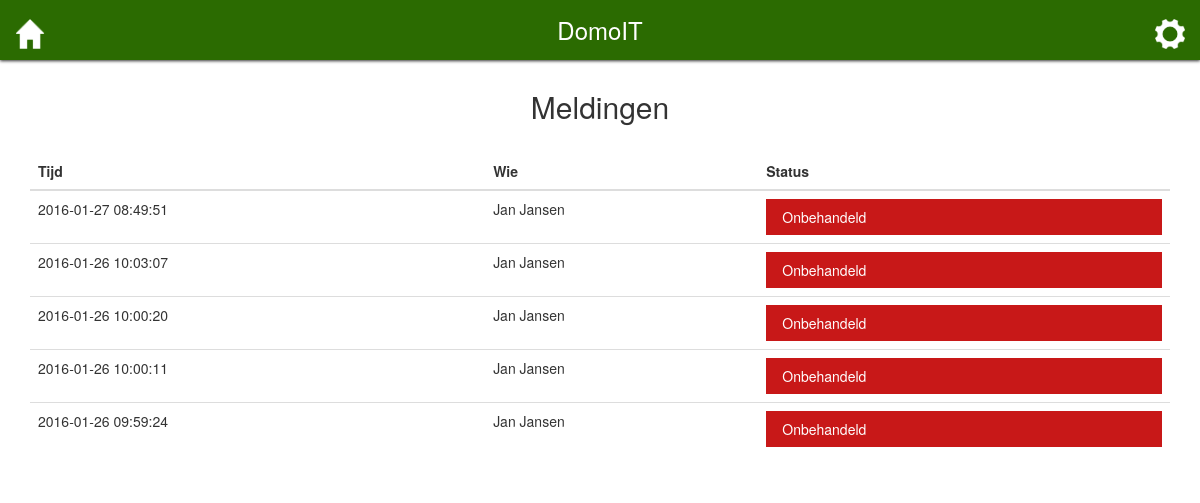
The page /begeleider/meldingen.php on the database as committed earlier.
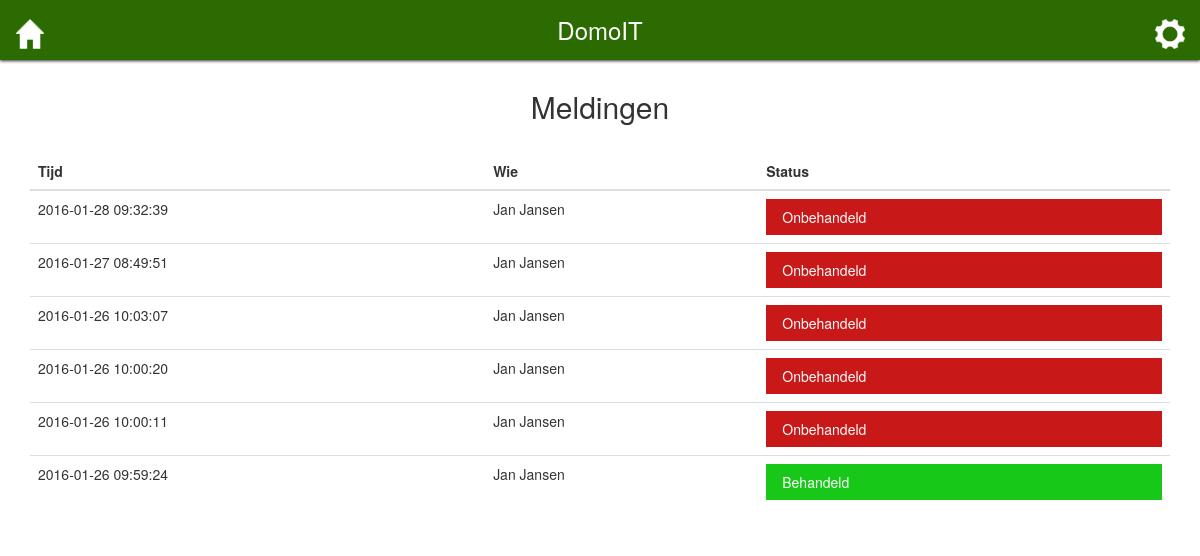
The same page on the database as committed later.
### tables this page shows
CREATE TABLE "hulpoproep" (
	`timestamp`	INTEGER,
	`gebruiker`	INTEGER,
	`status`	INTEGER DEFAULT 0,
	PRIMARY KEY(timestamp,gebruiker),
	FOREIGN KEY(`gebruiker`) REFERENCES `gebruiker`(`id`)
);

### public_html/begeleider/meldingen.php (the view)
<?php
$begeleider = true;
require_once "../../header.php";
$meldingen = $dbh->query("
    SELECT hulpoproep.timestamp, status, gebruiker.voornaam, gebruiker.tussenvoegsel, gebruiker.achternaam
    FROM hulpoproep
    JOIN gebruiker on hulpoproep.gebruiker = gebruiker.id
    ORDER BY hulpoproep.timestamp DESC")->fetchAll();
?>
<div class="container">
    <h1>Meldingen</h1>
    <table class="table meldingen">
        <thead>
            <th>Tijd</th>
            <th>Wie</th>
            <th>Status</th>
        </thead>
        <?php
        if (empty($meldingen))
            echo "<tr><td colspan=\"3\"><i>Geen meldingen</i></td></tr>";
        else {
            foreach ($meldingen as $melding) {
                $gebruiker = $melding["voornaam"] . ($melding["tussenvoegsel"] . " " ?? " ") . $melding["achternaam"];
                $status_naam = ($melding["status"] == 0 ? "Onbehandeld" : "Behandeld");
                $status_class = ($melding["status"] == 0 ? "status-open" : "status-closed");
                $melding_date = (new DateTime("@" . $melding["timestamp"]))->format("Y-m-d H:i:s")
                ?>
                <tr>
                    <td><?php echo $melding_date; ?></td>
                    <td><?php echo $gebruiker; ?></td>
                    <td class="status">
                        <ul class="options">
                            <li class="<?php echo $status_class; ?> active"><?php echo $status_naam; ?></li>
                        </ul>
                    </td>
                </tr>
                <?php
            }
        }
        ?>
    </table>
</div>
<?php require_once "../../footer.php"; ?>

### header.php (shortened to what this page needs)
?><!DOCTYPE html>
<html lang="nl">
<head>
    <link href="/assets/css/bootstrap.min.css" rel="stylesheet">
    <link href="/assets/css/domoit.css" rel="stylesheet">
</head>
<body>
<div id="navigation">
    <a href="javascript:this.location='/<?php echo ($begeleider ? "begeleider/" : ""); ?>index.php'" class="back-button active">
        <img src="/assets/images/house-icon.png">
    </a>
    <div class="name">DomoIT</div>
    <a href="javascript:this.location='/<?php echo ($begeleider ? "begeleider/" : ""); ?>login.php'" class="settings-button">
        <img src="/assets/images/settings-icon.png">
    </a>
</div>
<div id="content">

### footer.php (shortened to what this page needs)
</div>
</body>
</html>

### public_html/assets/css/domoit.css (style rules this page uses)
html, body { background-color: #fff; }
#navigation { position: fixed; top: 0; left: 0; z-index: 999999; width: 100%; height: 60px; background-color: #2B6B01; -webkit-box-shadow: 0 1px 3px 0 #333; box-shadow: 0 1px 3px 0 #333; }
#navigation > div, #navigation > a { position: absolute; font-size: 24px; color: #fff; line-height: 60px; text-align: center; text-decoration: none; }
#navigation .back-button, #navigation .settings-button { z-index: 2; width: 60px; height: 100%; }
#navigation .back-button { display: none; left: 0; font-size: 24px; }
#navigation .back-button img { width: 30px; }
#navigation .back-button.active { display: block; }
#navigation .name { z-index: 1; width: 100%; padding: 0 60px; }
#navigation .settings-button { right: 0; }
#navigation .settings-button img { width: 30px; }
#content { margin-top: 60px; }
#content h1 { text-align: center; }
#content h1 { margin: 30px 0; text-align: center; font-size: 30px; }
table.meldingen td.status ul.options { margin: 0; padding: 0; }
table.meldingen td.status ul.options li { list-style: none; padding: 7px 15px; border: transparent 1px solid; }
table.meldingen td.status ul.options li.active { display: block; }
table.meldingen .status-open { color: #fff; background-color: #C81818; }
table.meldingen .status-closed { color: #fff; background-color: #18C818; }

Rows that differ between the two databases and show on the page:
added hulpoproep: timestamp "2016-01-28 09:32:39", gebruiker "Jan Jansen", status "Onbehandeld"
changed hulpoproep "2016-01-26 09:59:24": status "Onbehandeld" → "Behandeld"
